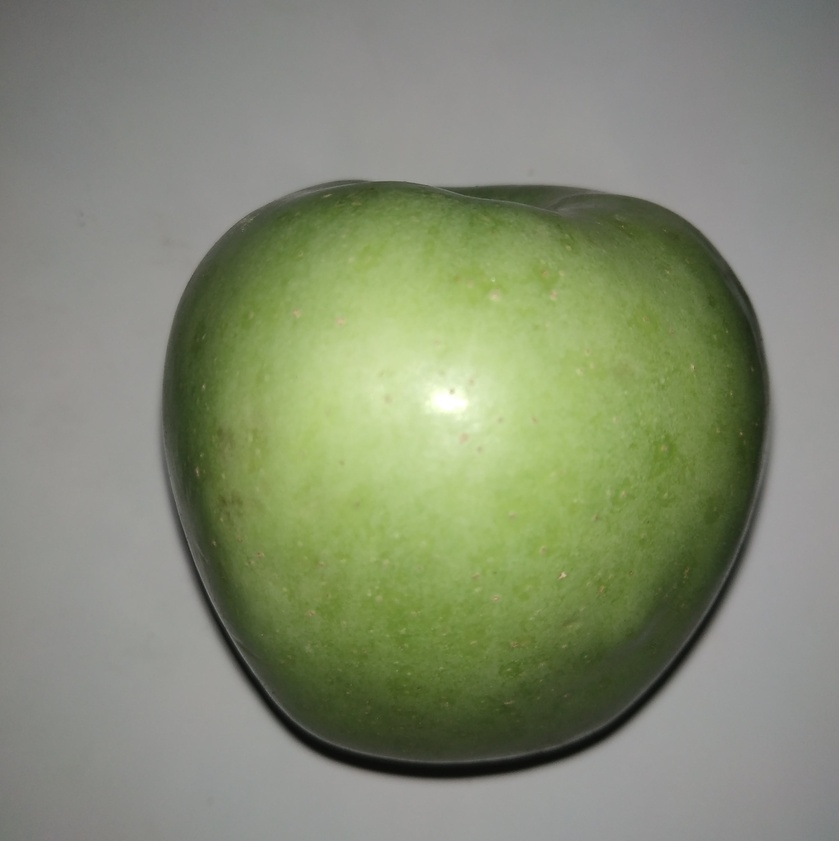
%> input picture dataset_test/apel/IMG_20211127_214659-min.jpg, 839 x 841 px, shrunk from 2992 x 3000 before the run
$ octave predict.m   (GNU Octave 9; MATLAB toolbox functions it lacks are replaced by stand-ins)
%> lines starting %> are read from the running program, lines starting %| are printed output that depends on the picture; in (x1, y1, x2, y2) boxes, pixels count from 0 and x2, y2 are one past the last pixel; in counts of white or black regions, pixels touching at a corner belong together; the program's own positions count from 1
clc; clear; close all; warning off all;

% panggil menu "browse file"
[nama_file, nama_folder] = uigetfile('*.jpg');
%> the answer given: dataset_test/apel/IMG_20211127_214659-min.jpg

% jika ada nama file yang dipilih maka ekseskusi
if ~isequal(nama_file,0)
    % membaca file citra rgb
    img = im2double(imread(fullfile(nama_folder, nama_file)));
    % konversi citra rgb menjadi grayscale
    img_gray = rgb2gray(img);
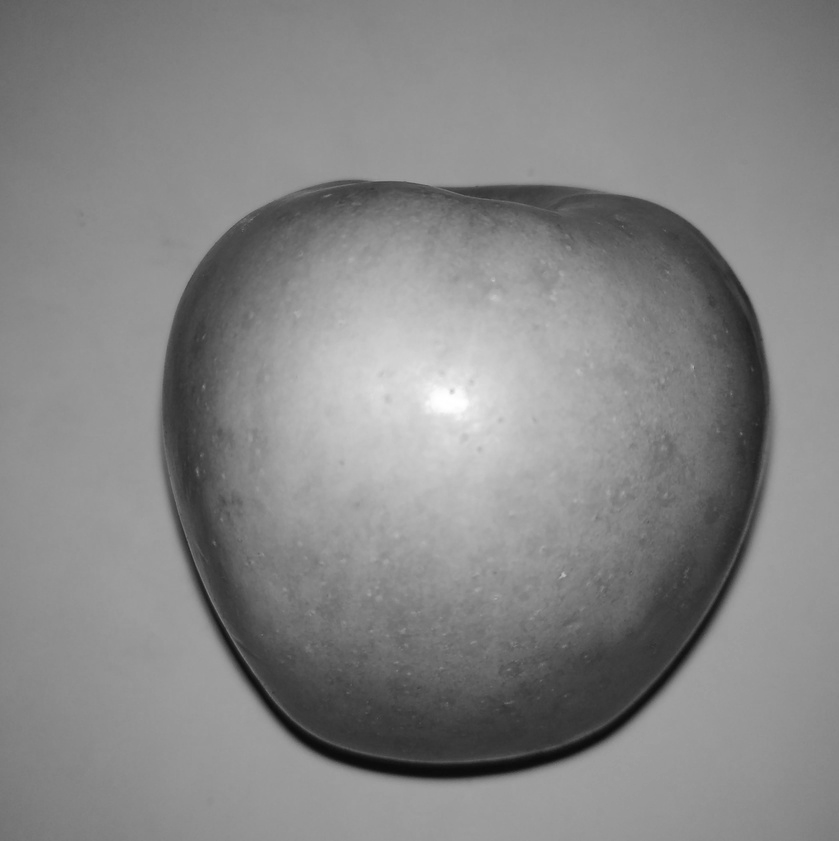
%> img_gray: size 841x839 double; min 0.0383, max 1, mean 0.526
    %%% figure, imshow(img);
    %%% figure, imshow(img_gray);

    % mengkonversi citra grayscale menjadi biner
    bw= imbinarize(img_gray, 0.5);
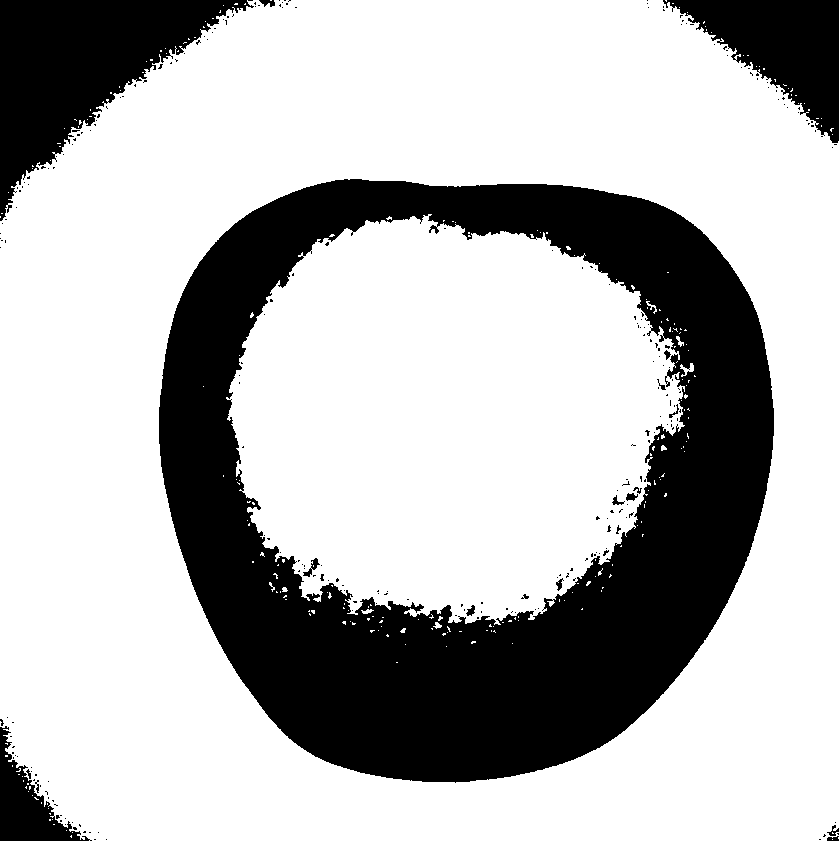
%> bw: size 841x839 logical; 71.1% white; 258 black regions (238 under 20 px), largest, box (x1, y1, x2, y2) and area: (159, 179, 774, 783) 162727, (0, 0, 254, 221) 23676, (663, 0, 839, 143) 11978
    %%% figure, imshow(bw);

    % komplemen citra
    bw = imcomplement(bw);
    %%% figure, imshow(bw);

    % operasi morfologi untuk menyempurnakan segmentasi
    % 1.filling holes
    bw = imfill(bw, 'holes');
%> bw: size 841x839 logical; 48.8% white; 139 white regions (130 under 20 px), largest, box (x1, y1, x2, y2) and area: (159, 179, 774, 783) 303738, (0, 0, 254, 221) 23796, (663, 0, 839, 143) 12078
    %%% figure, imshow(bw);
    % 2. area opening
    bw = bwareaopen(bw, 100);
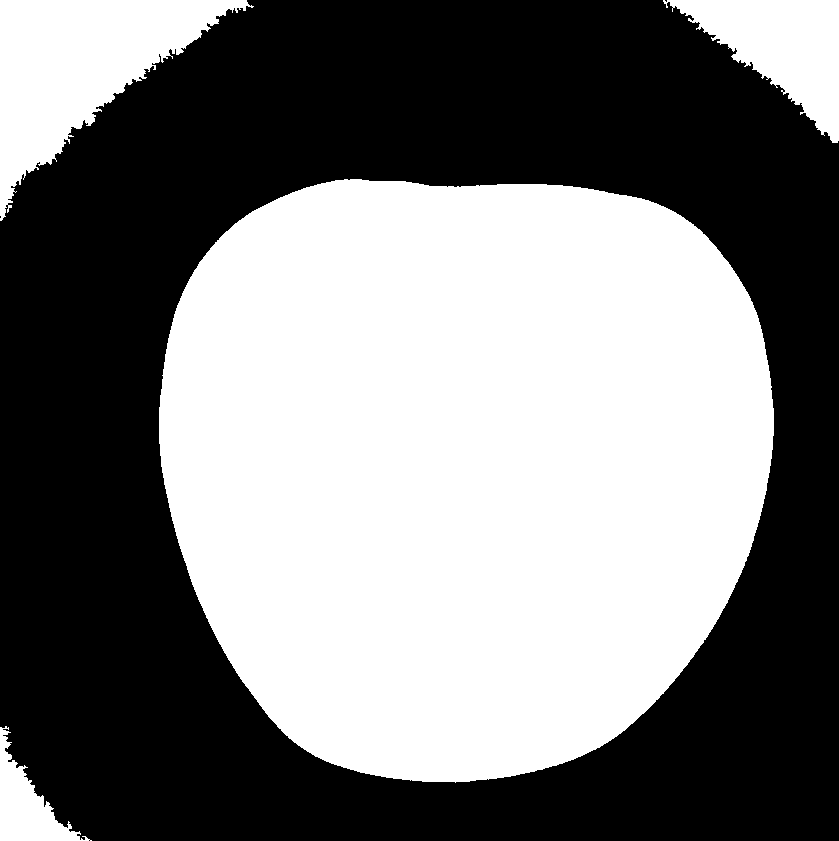
%> bw: size 841x839 logical; 48.7% white; 4 white regions, box (x1, y1, x2, y2) and area: (159, 179, 774, 783) 303738, (0, 0, 254, 221) 23796, (663, 0, 839, 143) 12078, (0, 726, 92, 841) 4002
    %%% figure, imshow(bw);
    % 3. Ekstraksi ciri
    R = img(:,:,1);
    G = img(:,:,2);
    B = img(:,:,3);
    R(~bw) = 0;
    G(~bw) = 0;
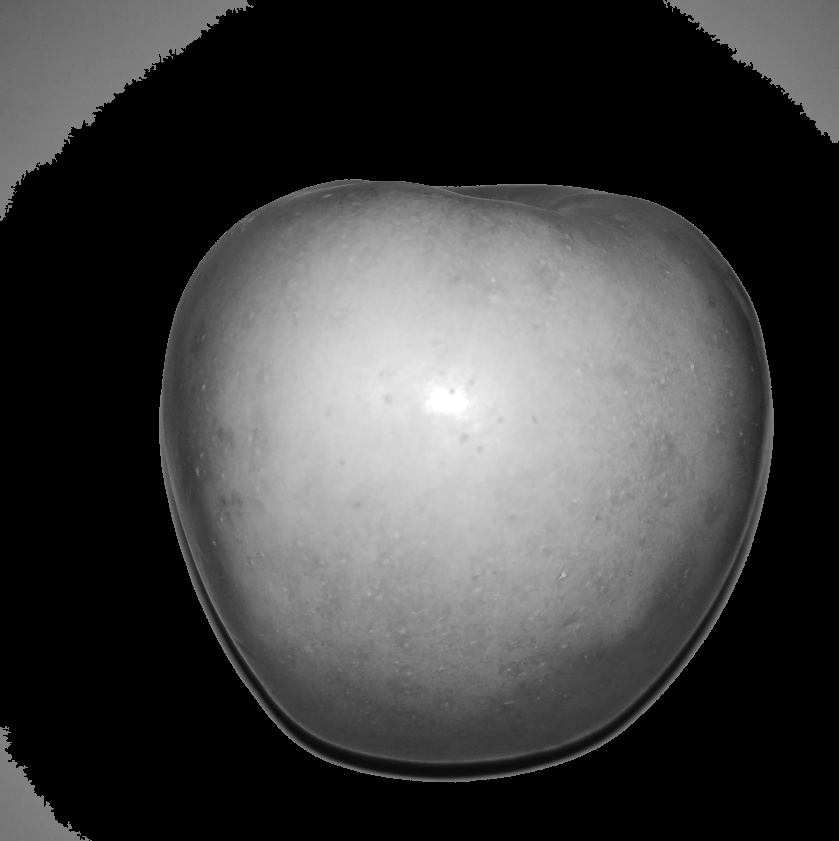
%> G: size 841x839 double; min 0, max 1, mean 0.252
    B(~bw) = 0;
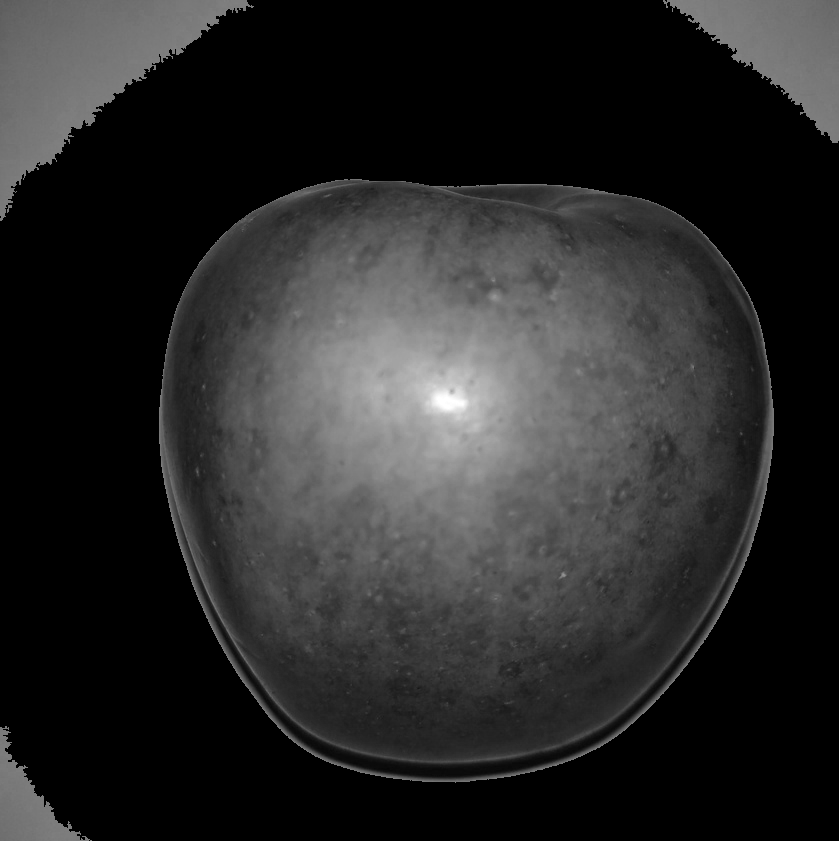
%> B: size 841x839 double; min 0, max 1, mean 0.16
    RGB = cat(3, R,G,B);
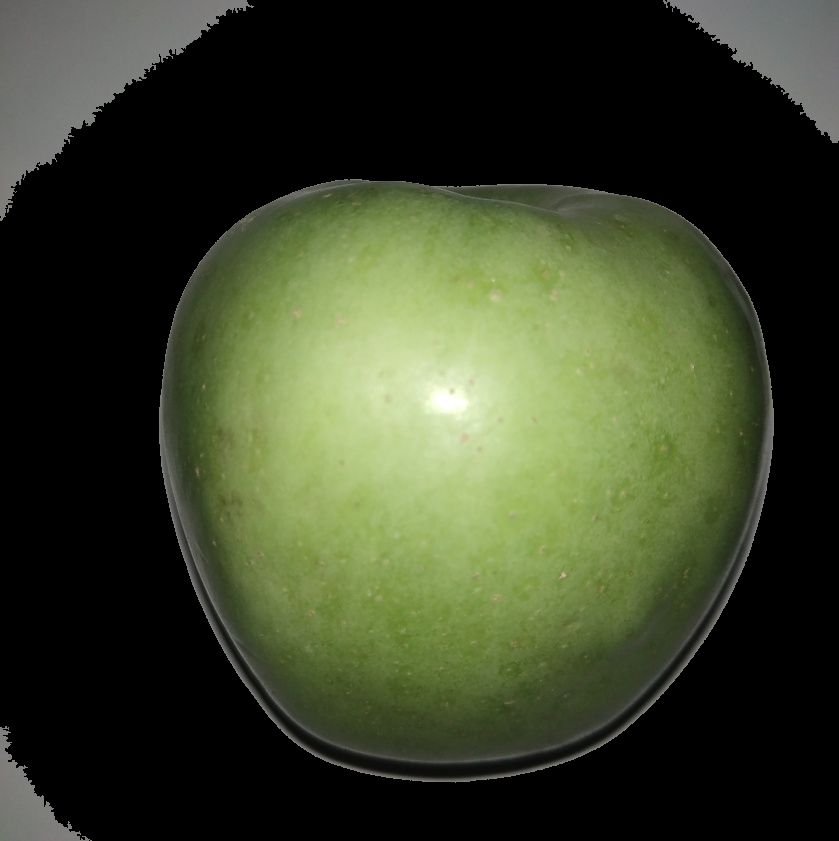
%> RGB: size 841x839x3 double; mean R, G, B 0.223, 0.252, 0.16
    %%% figure, imshow(RGB);
    % rata-rata warna RGB
    Red = sum(sum(R))/sum(sum(bw));
%> Red = 0.459
    Green = sum(sum(G))/sum(sum(bw));
%> Green = 0.518
    Blue = sum(sum(B))/sum(sum(bw));
%> Blue = 0.33

    %ciri bentuk
    stats = regionprops(bw,'Circularity','Eccentricity');
%> stats = 4 regions; Eccentricity and Circularity: 0.843 0.215, 0.867 0.194, 0.163 0.969, 0.838 0.273
    circularity = stats.Circularity;
%> circularity = 0.215
    eccentricity = stats.Eccentricity;
%> eccentricity = 0.843

    % menyusun variabel ciri_uji
    ciri_uji = [Red, Green, Blue, circularity, eccentricity];
%> ciri_uji = [0.459 0.518 0.33 0.215 0.843]

    % panggil model k-nn hasil pelatihan
    load Mdl
%> (the run ends here)
